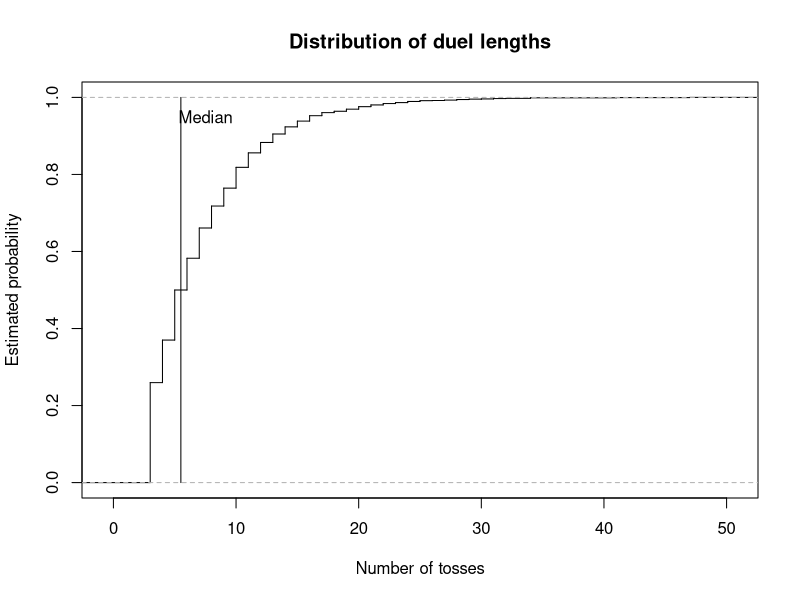
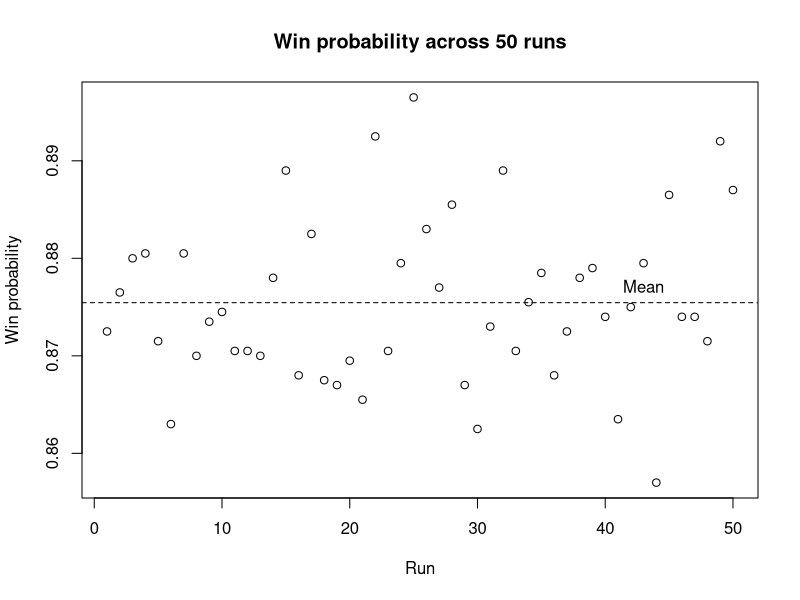

Write R code to recreate these figures, in order.
# =============================================================================
# Coin-Toss Pattern Duel
#
# Authors:
# Pierrick de Boer: S3034691
# Fagan Ganbarli: S3015664
# Raneem Alluhaydan: S3044929


# Contributions:
# Pierrick de Boer ( 33%): Task 1-3
# Fagan Ganbarli ( 33%): Task 4-5
# Raneem Alluhaydan ( 33%): Task 6-7
#
# Overview:
# This script simulates duels between two binary patterns in a sequence
# of coin tosses. It identifies which pattern appears first and estimates
# the probability that player A wins through repeated simulations.
#
# Main functions:
# 1. firsthit(): Find the first occurrence of a pattern.
# 2. sim_duels(): Simulate multiple duels.
# 3. duel(): Simulate one duel.
# 4. pwin(): Estimate the probability that a pattern wins.
# 5. ewait(): Calculate the expected waiting time of a pattern.
# 6. pmat(): Calculate win probabilities between patterns.
# 7. find_cycle(): Find a non-transitive cycle of patterns.
# =============================================================================

# Task 1: Find the first occurrence of a pattern in a toss stream.

# Idea:
# Compare the pattern with every window of k consecutive tosses at
# once and return the position where the first matching window ends.

# Input:
# x = A toss stream, either a vector or a matrix with one
#     stream per row.
# a = A pattern of length k.

# Output:
# The toss at which the pattern is first completed in each row,
# or NA if the pattern does not appear.

# Method:
# Convert a vector into a one-row matrix.
# Build a logical matrix of all possible starting positions and
# compare each element of the pattern with the matching shifted
# columns of x.
# Take the first matching start in each row and add k - 1 to
# obtain the ending position.

firsthit <- function(x, a) {
  
  # Treat a single stream as a matrix with one row.
  if (!is.matrix(x)) {
    x <- matrix(x, nrow = 1)
  }
  
  L <- ncol(x)
  k <- length(a)
  
  # A pattern longer than the sequence cannot occur.
  if (k > L) {
    return(rep(NA, nrow(x)))
  }
  
  # Check every possible starting position.
  hit <- matrix(TRUE, nrow = nrow(x), ncol = L - k + 1)
  
  for (j in seq_along(a)) {
    hit <- hit & x[, j:(L - k + j), drop = FALSE] == a[j]
  }
  
  # Find the first matching position in each row.
  start <- max.col(hit, ties.method = "first")
  start[rowSums(hit) == 0] <- NA
  
  # Convert starting positions into ending positions.
  return(start + k - 1)
}

# Test firsthit() function.
x <- c(1, 0, 0, 1, 0, 1, 1, 1, 0)

firsthit(x, c(1, 0, 1))   # Expected: 6
firsthit(x, c(0, 1, 1))   # Expected: 7
firsthit(x, c(0, 0, 0))   # Expected: NA


# Task 2: Simulate duels between two patterns.

# Idea:
# Toss a shared coin stream for many duels at once and stop each
# duel as soon as one of the two patterns appears.

# Input:
# a = Binary pattern of player A.
# b = Binary pattern of player B, distinct from a and of equal length.
# p = The probability of a head
# nreps = The number of independent duels to simulate.

# Output:
# A list containing the winner of each duel (1 for A, 0 for B)
# and the number of tosses each duel took.

# Method:
# Check that the patterns have equal length and are distinct.
# Generate tosses in blocks, one row per duel, and find the first
# occurrence of each pattern with firsthit().
# Store the results of decided duels and continue only with the
# undecided ones. Keep the last k - 1 tosses of each undecided row
# so that patterns crossing block boundaries are detected.

sim_duels <- function(a, b, p = 0.5, nreps = 1) {
  
  k <- length(a)
  
  if (k != length(b)) {
    stop("this is not a fair game!")
  }
  
  if (all(a == b)) {
    stop("a and b are identical")
  }
  
  # Initialize the block length and simulation results.
  time <- 0
  B <- 3 * k
  
  active <- 1:nreps
  winner <- rep(NA, nreps)
  tosses <- rep(NA, nreps)
  
  while (length(active) > 0) {
    
    # Generate the initial block of tosses.
    if (time == 0) {
      W <- matrix(
        rbinom(nreps * B, size = 1, prob = p),
        nrow = nreps
      )
      
    } else {
      # Retain the last k - 1 tosses from each active sequence.
      keep <- W[,B - (k - 1) + seq_len(k - 1),drop = FALSE]
      
      # Generate new tosses for the unfinished duels.
      W_new <- matrix(
        rbinom(
          nrow(keep) * (B - k + 1),
          size = 1,
          prob = p
        ),
        nrow = nrow(keep)
      )
      
      # Append the new tosses to the retained sequence.
      W <- cbind(keep, W_new)
    }
    
    # Find the first occurrence of each player's pattern.
    time_a <- firsthit(W, a)
    time_b <- firsthit(W, b)
    
    # Identify the winner based on the earliest occurrence.
    a_wins <- !is.na(time_a) &
      (is.na(time_b) | time_a < time_b)
    
    b_wins <- !is.na(time_b) &
      (is.na(time_a) | time_b < time_a)
    
    # Store the results of completed duels.
    decided <- a_wins | b_wins
    
    hit_time <- pmin(time_a, time_b, na.rm = TRUE)
    
    winner[active[a_wins]] <- 1
    winner[active[b_wins]] <- 0
    
    tosses[active[decided]] <- time + hit_time[decided]
    
    # Remove completed duels from the active simulations.
    active <- active[!decided]
    W <- W[!decided, , drop = FALSE]
    
    # Advance the number of newly generated tosses.
    time <- time + B - (k - 1)
  }
  
  return(list(winner = winner, tosses = tosses))
}


# Task 2: Simulate a single duel.

# Idea:
# A single duel is a special case of sim_duels() with one repetition,
# so the simulation code is shared rather than repeated.

# Input:
# a = Binary pattern of player A.
# b = Binary pattern of player B.
# p = The probability of a head

# Output:
# A vector c(winner, tosses), where winner is 1 if A wins and 0
# if B wins, and tosses is the number of tosses the duel took.

# Method:
# Call sim_duels() with nreps = 1 and combine both results
# into one vector.

duel <- function(a, b, p = 0.5) {
  
  result <- sim_duels(a, b, p, nreps = 1)
  
  return(c(result[[1]], result[[2]]))
}


# Task 3: Estimate the probability that one pattern wins a duel.

# Idea:
# Estimate the win probability of player A as the proportion of
# simulated duels that A wins.

# Input:
# a = Binary pattern of player A.
# b = Binary pattern of player B.
# p = The probability of a head (0 < p < 1).
# nreps = The number of independent duels to simulate.

# Output:
# The estimated probability that pattern a appears before pattern b.

# Method:
# Simulate all duels at once with sim_duels().
# Since a win for A is stored as 1 and a loss as 0, the mean of
# the winner vector estimates the win probability.

pwin <- function(a, b, p = 0.5, nreps = 10000) {
  
  # Simulate the duels.
  result <- sim_duels(a, b, p, nreps)
  
  # Calculate the proportion of duels won by player A.
  p_a_wins <- sum(result[[1]]) / length(result[[1]])
  
  return(p_a_wins)
}


# Task 4: Calculating the exact expected waiting time for a pattern.

# Idea:
# The expected waiting time depends on the lengths for which
# the first and last j elements of a pattern match. Each matching
# overlap contributes the reciprocal of the probability of its prefix.

# Input:
# a = A non-empty binary vector representing the pattern.
# p = The probability of a head (0 < p < 1).

# Output:
# The exact expected waiting time until the pattern appears. 

# Method:
# Check that the inputs are valid.
# Examine every possible overlap length. If the first and last j
# elements match, calculate the prefix probability and add its
# reciprocal to the expected waiting time.

ewait <- function(a, p = 0.5) {
  
  # Check that the pattern is a non-empty binary vector.
  if (!is.numeric(a) || length(a) == 0 ||  
      anyNA(a) || any(!a %in% c(0, 1))) {
    stop("The pattern must be a non-empty binary vector.")  
  }
  
  # Check that p is a valid probability between 0 and 1.
  if (!is.numeric(p) || length(p) != 1 ||
      is.na(p) || !is.finite(p) ||
      p <= 0 || p >= 1) {
    stop("p must be a numeric value between 0 and 1.")  
  }
  
  k <- length(a)
  expected_wait <- 0
  
  # Examine every possible overlap length, including the full pattern.
  for (j in 1:k) {
    
    # An overlap exists when the first and last j elements match.
    if (all(a[1:j] == a[(k-j+1):k])) {
      
      # Count the number of heads in the prefix.
      n_head <- sum(a[1:j] == 1)
      
      # Calculate the probability of the prefix.
      r_probability <- (p ^ n_head) * ((1 - p) ^ (j - n_head))
      
      # Add the reciprocal probability for this overlap.
      expected_wait <- expected_wait + (1 / r_probability)
    }
  }
  return(expected_wait)
}


# Task 5: Calculate the matrix of pairwise win probabilities.

# Idea:
# Estimate how often each pattern beats every other pattern using 
# repeated simulations, and store the result probabilities in a matrix. 

# Input:
# k = The length of each binary pattern.
# p = The probability of a head (0 < p < 1).
# nreps = The number of simulated duels for each pair..

# Output:
# A 2^k by 2^k matrix of estimated win probabilities.
# The diagonal entries are NA, because a pattern cannot duel itself.

# Method:
# Generate all possible patterns of length k and arrange them in
# lexicographic order, with 0 before 1.
# Estimate the win probability for every distinct pattern using 
# the pwin() function and store the result in matrix M.

pmat <- function(k, p = 0.5, nreps = 10000) {
  
  # Generate all possible binary patterns of length k.
  pattern <- expand.grid(rep(list(0:1), k))
  
  # Arrange patterns in lexicographic order, with 0 before 1.
  pattern <- pattern[
    do.call(order, as.data.frame(pattern)), , drop = FALSE]
  
  # Convert the patterns to a matrix.
  pattern <- as.matrix(pattern)
  
  # Create a matrix to store the estimated win probabilities.
  M <- matrix(NA, nrow = 2^k, ncol = 2^k)
  
  # Calculate the number of patterns.
  n <- nrow(pattern)
  
  # Label the rows and columns using the binary patterns.
  rownames(M) <- apply(pattern, 1, paste, collapse = "")
  colnames(M) <- apply(pattern, 1, paste, collapse = "")
  
  # Estimate the probability that each pattern beats every other pattern.
  for (i in 1:n) {
    for (j in 1:n) {
      
      # Leave diagonal entries as NA, because a pattern cannot duel itself.
      if (i != j) {
        M[i, j] <- pwin(
          pattern[i, ],
          pattern[j, ],
          p = p,
          nreps = nreps
        )
      }
    }
  }
  return(M)
}



# Task 5(a): Find the best reply and its win probability for each pattern.

# Idea:
# For each pattern, find the pattern that beats it with the 
# highest probability and display the results in a table.

# Input:
# M = The matrix of win probabilities created by pmat() function
# with k = 3 and a fair coin.

# Output:
# A data frame showing each pattern, its best reply, and the 
# probability that the best reply wins.

# Method:
# Replace the diagonal NA values with -inf so they cannot be 
# selected as the best reply.
# Find the maximum value in each column.
# Record the each pattern, its best reply, and the associated 
# win probability in a data frame.

# Create a matrix for k = 3 and a fair coin using pmat() function.
M <- pmat(k = 3, p = 0.50)

# Replace the diagonal NA values with -inf.
M <- replace(M, is.na(M), -Inf)

# Find the index of the best reply for each pattern.
best_reply <- apply(M, 2, which.max)

# Create a vector to store the win probabilities.
win_probability <- numeric(ncol(M))

# Store the win probability of each best reply.
for (j in seq_len(ncol(M))) {
  win_probability[j] <- M[best_reply[j], j]
}

# Create a data frame of patterns, best replies, and win probabilities.
best_reply_table <- data.frame(
  Pattern = rownames(M),
  Best_reply = rownames(M)[best_reply],
  Probability = win_probability
)

print(best_reply_table)


# Task 5(b)(1): Find evenly matched pattern pairs.

# Idea:
# Find pairs with approximately equal chances (between 0.49 and 0.51) 
# of winning against each other.

# Input:
# M = The matrix of win probabilities created by pmat() function
# with k = 3 and a fair coin.

# Output:
# A data frame showing each evenly matched pair and the win 
# probabilities of both pattern

# Method:
# Examine each distinct pair only once.
# Keep pairs for which both win probabilities are between 0.49 and 0.51.

# Create an empty data frame to store the results.
evenly_matched_pairs <- data.frame(
  Pattern1 = character(),
  Pattern2 = character(),
  P1_Win_Probability = numeric(),
  P2_Win_Probability = numeric()
)

# Examine all pairs with for loop.
for (i in seq_len(nrow(M))) {
  for (j in seq_len(ncol(M))) {
    
    # Check each pair once and exclude the diagonal.
    if (j > i && 
        !is.na(M[i, j]) &&
        !is.na(M[j, i]) &&
        abs(M[i, j] - 0.5) <= 0.01 &&
        abs(M[j, i] - 0.5) <= 0.01) {
      
      # Store both patterns and their win probabilities.
      evenly_matched_pairs <- rbind(
        evenly_matched_pairs,
        data.frame(
          Pattern1 = rownames(M)[i],
          Pattern2 = colnames(M)[j],
          P1_Win_Probability = M[i, j],
          P2_Win_Probability = M[j, i]
        )
      )
    }
  }
}

# Reset row names and display the result
row.names(evenly_matched_pairs) <- NULL
print(evenly_matched_pairs)


# Task 5(b)(2): Find the shortest non-transitive cycle.

# Idea:
# Find the shortest cycle in which every pattern beats the next
# pattern with at least given win probability.

# Input:
# m = A matrix of pairwise win probabilities.
# min_probability = The minimum probability required for each win.

# Output:
# A data frame showing the patterns in each cycle, the direction 
# of each win, and win probabilities.

# Method:
# Search cycles in increasing order of length. Use recursive search
# to extend path without repeating patterns, and check whether the
# final pattern beats the starting pattern to complete a cycle.

find_cycle <- function(m, min_probability = 0.60) {
  
  k <- nrow(m)
  
  # Check cycle from the shortest possible length (3).
  for (i in 3:k) {
    
    cycles <- list()
    
    # Try each pattern as the starting point.
    for(start in seq_len(k)) {
      
      search <- function(path) {
        
        last <- path[length(path)]
        
        # Check whether the path can be closed into a cycle.
        if (length(path) == i) {
          
          if (!is.na(m[last, start]) &&
              m[last, start] >= min_probability) {
            
            cycles[[length(cycles) + 1]] <<- path
          }
          
          return(invisible(NULL))
        }
        
        # Only consider unused patterns to avoid duplicate cycles.
        sequence <- setdiff(seq_len(k), path)
        sequence <- sequence[sequence > start]
        
        for (next_item in sequence) {
          
          if (!is.na(m[last, next_item]) && 
              m[last, next_item] >= min_probability) {
            
            search(c(path, next_item))
          }
        }
      }
      search(start)
    }
    
    # Return the cycle when shortest length has been found.
    if (length(cycles) > 0) {
      
      result <- do.call(rbind, lapply(seq_along(cycles), function(x) {
        
        path <- cycles[[x]]
        next_path <- c(path[-1], path[1])
        
        data.frame(
          Cycle = x,
          From = rownames(m)[path],
          To = colnames(m)[next_path],
          Win = m[cbind(path, next_path)]
        )
      }))
      rownames(result) <- NULL
      return(result)
    }
  }
  
  # message dos not exist 
  return("No cycle found.")
}

# Find the shortest cycle with minimum win probability = 0.60.
find_cycle(M, min_probability = 0.60)  

# Task 5(c): Compare expected waiting times with duel results.

# Idea:
# Find pairs with the same expected waiting time and identify.
# pairs with noticeably different duel probabilities.

# Input:
# M = The matrix of win probabilities created by pmat() function
# with k = 3 and a fair coin.
# ewait() = The function that calculates the expected waiting time. 

# Output:
# A data frame that demonstrates pairs with the same expected 
# waiting time whose duel probability is below 0.4 or above 0.6.

# Method:
# Get the pattern labels from the row names of M.
# Convert labels into a binary matrix.
# Calculate the exact expected waiting time with ewait() function 
# Compare each pairs and keep whose expected waiting times are the same.
# Display pairs with win probability notably far from 0.5.

# Get the pattern labels from the row names of M.
pattern_label <- rownames(M)

# Convert labels into a binary matrix.
pattern_label <- t(sapply(pattern_label, function(x) {
  as.numeric(strsplit(x, "")[[1]])
})) 

# Define pattern names.
pattern_names <- apply(pattern_label, 1, paste, collapse = "")

# Calculate th exact expected waiting time.
expected_wait <- apply(pattern_label, 1, ewait)

# Create an empty data frame to store pairs.
comparison_table <- data.frame(
  Pattern1 = character(),
  Pattern2 = character(),
  Expected_Wait = numeric(),
  Win_Probability = numeric()
)

# Compare every distinct pairs.
for (i in seq_len(nrow(M))) {
  for (j in seq_len(ncol(M))) {
    
    # Check each pair ony one time
    # Keep pairs with the same expected waiting time.
    if (i < j &&
        expected_wait[i] == expected_wait[j]) {
      
      # Store the pair, their equal expected waiting time,
      # and the probability that Pattern1 beats Pattern2.
      comparison_table <- rbind(
        comparison_table, data.frame(
          Pattern1 = pattern_names[i],
          Pattern2 = pattern_names[j],
          Expected_Wait = expected_wait[i],
          Win_Probability = M[i, j]
        )
      )
    }
  }
}

# Display pairs whose win probabilities notable differ from 0.5 
# (win probability is below 0.4 or above 0.6.)

comparison_table <- comparison_table[
  abs(comparison_table$Win_Probability - 0.5) > 0.1, ]

row.names(comparison_table) <- NULL

print(comparison_table)

#Task 6: Plot duel lengths and variation in win probabilities.

# Idea:
# Describe the two things you are investigating:
# how long duels take and how estimates vary between runs.

# Input:
# Patterns 011 and 111, a fair coin, 2000 duels,
# and 50 repeated runs for the win-probability estimates.

# Output:
# Two graphs: a CDF of duel lengths and a plot of
# win-probability estimates across 50 runs.

# Method:
# Simulate duels, plot their lengths and mark the median.
# Repeat the win-probability estimation 50 times, plot
# the results and mark their mean.

# Choose the two patterns and simulate 2000 duels.
a <- c(0,1,1)
b <- c(1,1,1)
results <- sim_duels(a,b, p = 0.5, nreps = 2000)

# Save the duel lengths and plot their distribution as a staircase.

tosses <- results$tosses

plot(ecdf(tosses), 
     verticals = TRUE,
     do.points = FALSE,
     main = "Distribution of duel lengths",
     xlab = "Number of tosses", 
     ylab = "Estimated probability")

# Calculate the median duel length and mark it with a vertical line.
med <- median(tosses)
lines(c(med, med), c(0,1))
text(med + 2, 0.95, "Median")

# Estimate the win probability over 50 runs, using 2000 duels per run.
win_estimates <- numeric(50)

for (i in 1:50) { 
  win_estimates[i] <- pwin(
    a = c(0,1,1),
    b = c(1,1,1),
    p = 0.5,
    nreps = 2000
  )
}

#Calculate the mean of the 50 estimates.
mean(win_estimates)

# Plot the estimates and mark their mean with a dashed line.
plot(win_estimates,
     xlab = "Run",
     ylab = "Win probability",
     main = "Win probability across 50 runs")

abline(h = mean(win_estimates), lty = 2)
text(43, mean(win_estimates), "Mean", pos = 3)

# Task 7: Investigate the effect of coin bias.

# Idea:
# Check how changing the coin bias affects the best replies.

# Input:
# Patterns of length 3, with p = 0.25 and p = 0.7.

# Output:
# A best-reply table for each coin bias.

# Method:
# Calculate the win-probability matrix and find the best reply
# to each pattern. Repeat for both coin biases and compare the results.

# Create the win-probability matrix for p = 0.25.
M <- pmat(k = 3, p = 0.25, nreps = 2000)

# Exclude patterns from being their own best reply.
M <- replace(M, is.na(M), -Inf)

# Find each best reply and save its win probability.
best_reply <- apply(M, 2, which.max)

win_probability <- numeric(ncol(M))

for (j in seq_len(ncol(M))) {
  win_probability[j] <- M[best_reply[j], j]
}

# Create and print the best-reply table.
best_reply_table <- data.frame(
  Pattern = rownames(M),
  Best_reply = rownames(M)[best_reply],
  Probability = win_probability,
  row.names = NULL
)

print(best_reply_table)

# Repeat the best-reply analysis for p = 0.7.
M <- pmat(k = 3, p = 0.7, nreps = 2000)

# Exclude patterns from being their own best reply.
M <- replace(M, is.na(M), -Inf)

# Find each best reply and save its win probability.
best_reply <- apply(M, 2, which.max)
win_probability <- numeric(ncol(M))

for (j in seq_len(ncol(M))) {
  win_probability[j] <- M[best_reply[j], j]
}

# Create and print the best-reply table.
best_reply_table <- data.frame(
  Pattern = rownames(M),
  Best_reply = rownames(M)[best_reply],
  Probability = win_probability,
  row.names = NULL
)

print(best_reply_table)

# Overall analysis

# Graphs:
# The CDF shows the distribution of duel lengths, with the median
# marked. The second graph shows variation in win-probability
# estimates across 50 runs, with the mean marked.

# Best replies and cycles:
# The best replies change with coin bias. The cycle for p = 0.25 is
# 100 -> 000 -> 001 -> 010 -> 100, while for p = 0.7 it is
# 110 -> 101 -> 011 -> 111 -> 110.

# Waiting times:
# Patterns 001 and 100 both have an expected waiting time of
# 8 tosses, but their head-to-head win probability is not 0.5.

# Conclusion:
# Expected waiting times alone cannot predict who wins a duel.
# Both patterns are checked using the same sequence of coin tosses,
# and their patterns can overlap in that sequence.
# This means their waiting times are linked, not independent.
# Therefore, comparing their expected waiting times alone can
# give a misleading idea of which pattern will win.
